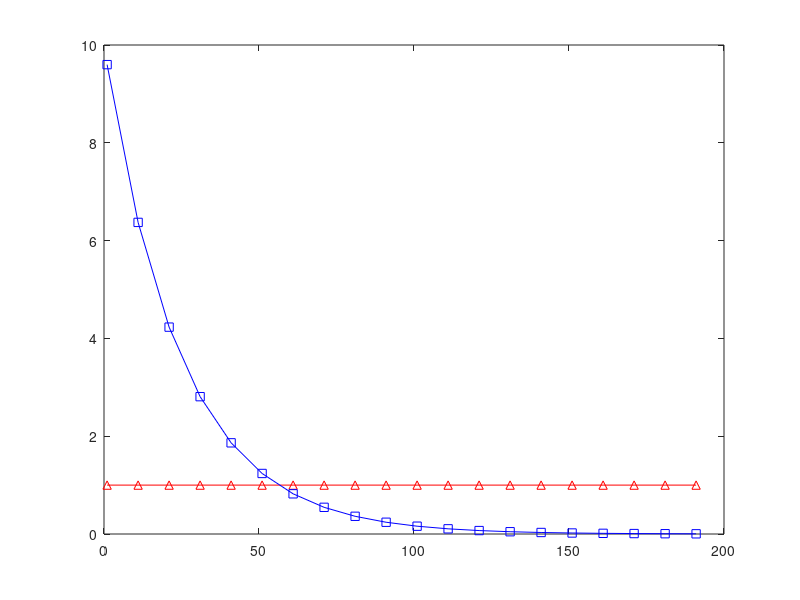

Source code (MATLAB):
clear all;

h=1:10:200;
epsilon=3;

e=exp(epsilon);
p=e./(1+e);
q=1-p;
theta=p-q;
d=10;
%h就是n0


temp=d*exp(-power(theta,2)*h/(2*d));

y = zeros(1,length(h))+1;   % 定义纵坐标范围

plot(h, y, '^r-')  % 使用红色实线绘制线条
%
hold on;
plot(h,temp,'sb-')
